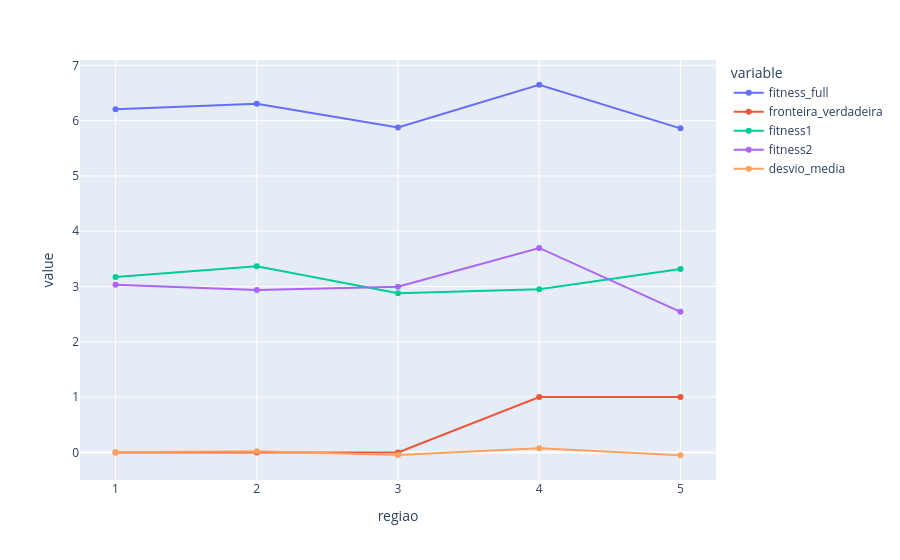
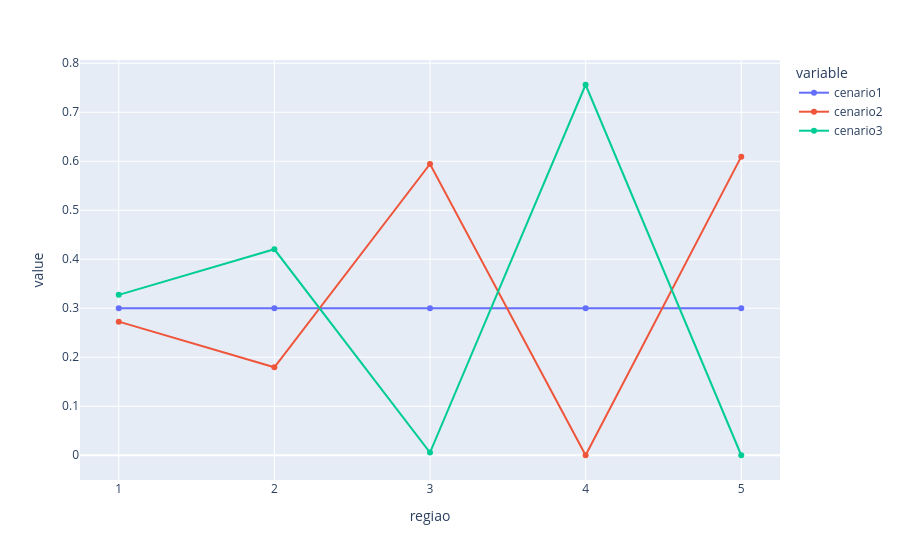
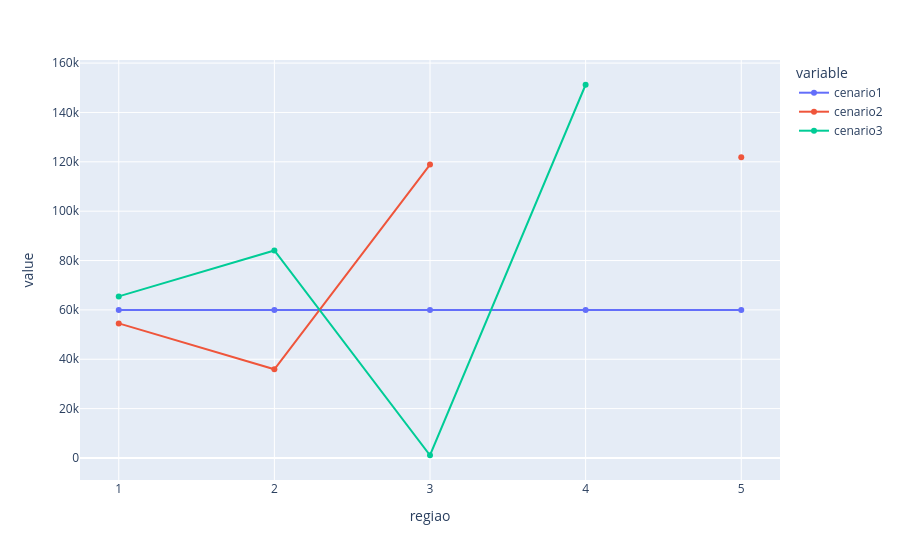

The notebook cell these images were saved under, in order:
### Code cell
print(df.shape)
print(df_cenario1.shape)
print(df_cenario2.shape)
print(df_cenario3.shape)

ams1 = df_cenario1.groupby('regiao').size().reset_index(name = 'cenario1')
ams2 = df_cenario2.groupby('regiao').size().reset_index(name = 'cenario2')
ams3 = df_cenario3.groupby('regiao').size().reset_index(name = 'cenario3')

teste = (ams1.merge(ams2, on='regiao', how='outer').
              merge(ams3, on='regiao', how='outer')
        )

display(px.line(df_amostragem, x='regiao', y=['fitness_full', 'fronteira_verdadeira', 'fitness1', 'fitness2','desvio_media'], markers=True))
display(px.line(df_amostragem, x='regiao', y=['cenario1', 'cenario2', 'cenario3'], markers=True))
display(px.line(teste,         x='regiao', y=['cenario1', 'cenario2', 'cenario3'], markers=True))

### Figure 1 — Plotly figure (JSON) as saved in the notebook; plotly's stock layout.template omitted (floating-point values rounded to 4 significant figures)
{"data": [{"hovertemplate": "variable=fitness_full<br>regiao=%{x}<br>value=%{y}<extra></extra>", "legendgroup": "fitness_full", "line": {"color": "#636efa", "dash": "solid"}, "marker": {"symbol": "circle"}, "mode": "lines+markers", "name": "fitness_full", "orientation": "v", "showlegend": true, "type": "scatter", "x": ["1", "2", "3", "4", "5"], "xaxis": "x", "y": [6.208, 6.304, 5.876, 6.65, 5.861], "yaxis": "y"}, {"hovertemplate": "variable=fronteira_verdadeira<br>regiao=%{x}<br>value=%{y}<extra></extra>", "legendgroup": "fronteira_verdadeira", "line": {"color": "#EF553B", "dash": "solid"}, "marker": {"symbol": "circle"}, "mode": "lines+markers", "name": "fronteira_verdadeira", "orientation": "v", "showlegend": true, "type": "scatter", "x": ["1", "2", "3", "4", "5"], "xaxis": "x", "y": [0, 0, 0, 1, 1], "yaxis": "y"}, {"hovertemplate": "variable=fitness1<br>regiao=%{x}<br>value=%{y}<extra></extra>", "legendgroup": "fitness1", "line": {"color": "#00cc96", "dash": "solid"}, "marker": {"symbol": "circle"}, "mode": "lines+markers", "name": "fitness1", "orientation": "v", "showlegend": true, "type": "scatter", "x": ["1", "2", "3", "4", "5"], "xaxis": "x", "y": [3.174, 3.367, 2.878, 2.952, 3.318], "yaxis": "y"}, {"hovertemplate": "variable=fitness2<br>regiao=%{x}<br>value=%{y}<extra></extra>", "legendgroup": "fitness2", "line": {"color": "#ab63fa", "dash": "solid"}, "marker": {"symbol": "circle"}, "mode": "lines+markers", "name": "fitness2", "orientation": "v", "showlegend": true, "type": "scatter", "x": ["1", "2", "3", "4", "5"], "xaxis": "x", "y": [3.034, 2.937, 2.998, 3.698, 2.543], "yaxis": "y"}, {"hovertemplate": "variable=desvio_media<br>regiao=%{x}<br>value=%{y}<extra></extra>", "legendgroup": "desvio_media", "line": {"color": "#FFA15A", "dash": "solid"}, "marker": {"symbol": "circle"}, "mode": "lines+markers", "name": "desvio_media", "orientation": "v", "showlegend": true, "type": "scatter", "x": ["1", "2", "3", "4", "5"], "xaxis": "x", "y": [0.004558, 0.02006, -0.04908, 0.07602, -0.05157], "yaxis": "y"}], "layout": {"legend": {"title": {"text": "variable"}, "tracegroupgap": 0}, "margin": {"t": 60}, "xaxis": {"anchor": "y", "domain": [0, 1], "title": {"text": "regiao"}}, "yaxis": {"anchor": "x", "domain": [0, 1], "title": {"text": "value"}}}}

### Figure 2 — Plotly figure (JSON) as saved in the notebook; plotly's stock layout.template omitted (floating-point values rounded to 4 significant figures)
{"data": [{"hovertemplate": "variable=cenario1<br>regiao=%{x}<br>value=%{y}<extra></extra>", "legendgroup": "cenario1", "line": {"color": "#636efa", "dash": "solid"}, "marker": {"symbol": "circle"}, "mode": "lines+markers", "name": "cenario1", "orientation": "v", "showlegend": true, "type": "scatter", "x": ["1", "2", "3", "4", "5"], "xaxis": "x", "y": [0.3, 0.3, 0.3, 0.3, 0.3], "yaxis": "y"}, {"hovertemplate": "variable=cenario2<br>regiao=%{x}<br>value=%{y}<extra></extra>", "legendgroup": "cenario2", "line": {"color": "#EF553B", "dash": "solid"}, "marker": {"symbol": "circle"}, "mode": "lines+markers", "name": "cenario2", "orientation": "v", "showlegend": true, "type": "scatter", "x": ["1", "2", "3", "4", "5"], "xaxis": "x", "y": [0.2727, 0.1796, 0.5945, 0, 0.6094], "yaxis": "y"}, {"hovertemplate": "variable=cenario3<br>regiao=%{x}<br>value=%{y}<extra></extra>", "legendgroup": "cenario3", "line": {"color": "#00cc96", "dash": "solid"}, "marker": {"symbol": "circle"}, "mode": "lines+markers", "name": "cenario3", "orientation": "v", "showlegend": true, "type": "scatter", "x": ["1", "2", "3", "4", "5"], "xaxis": "x", "y": [0.3273, 0.4204, 0.005544, 0.7561, 0], "yaxis": "y"}], "layout": {"legend": {"title": {"text": "variable"}, "tracegroupgap": 0}, "margin": {"t": 60}, "xaxis": {"anchor": "y", "domain": [0, 1], "title": {"text": "regiao"}}, "yaxis": {"anchor": "x", "domain": [0, 1], "title": {"text": "value"}}}}

### Figure 3 — Plotly figure (JSON) as saved in the notebook; plotly's stock layout.template omitted (floating-point values rounded to 4 significant figures)
{"data": [{"hovertemplate": "variable=cenario1<br>regiao=%{x}<br>value=%{y}<extra></extra>", "legendgroup": "cenario1", "line": {"color": "#636efa", "dash": "solid"}, "marker": {"symbol": "circle"}, "mode": "lines+markers", "name": "cenario1", "orientation": "v", "showlegend": true, "type": "scatter", "x": ["1", "2", "3", "4", "5"], "xaxis": "x", "y": [60000, 60000, 60000, 60000, 60000], "yaxis": "y"}, {"hovertemplate": "variable=cenario2<br>regiao=%{x}<br>value=%{y}<extra></extra>", "legendgroup": "cenario2", "line": {"color": "#EF553B", "dash": "solid"}, "marker": {"symbol": "circle"}, "mode": "lines+markers", "name": "cenario2", "orientation": "v", "showlegend": true, "type": "scatter", "x": ["1", "2", "3", "4", "5"], "xaxis": "x", "y": [54530, 35922, 118891, null, 121883], "yaxis": "y"}, {"hovertemplate": "variable=cenario3<br>regiao=%{x}<br>value=%{y}<extra></extra>", "legendgroup": "cenario3", "line": {"color": "#00cc96", "dash": "solid"}, "marker": {"symbol": "circle"}, "mode": "lines+markers", "name": "cenario3", "orientation": "v", "showlegend": true, "type": "scatter", "x": ["1", "2", "3", "4", "5"], "xaxis": "x", "y": [65469, 84077, 1108, 151227, null], "yaxis": "y"}], "layout": {"legend": {"title": {"text": "variable"}, "tracegroupgap": 0}, "margin": {"t": 60}, "xaxis": {"anchor": "y", "domain": [0, 1], "title": {"text": "regiao"}}, "yaxis": {"anchor": "x", "domain": [0, 1], "title": {"text": "value"}}}}
